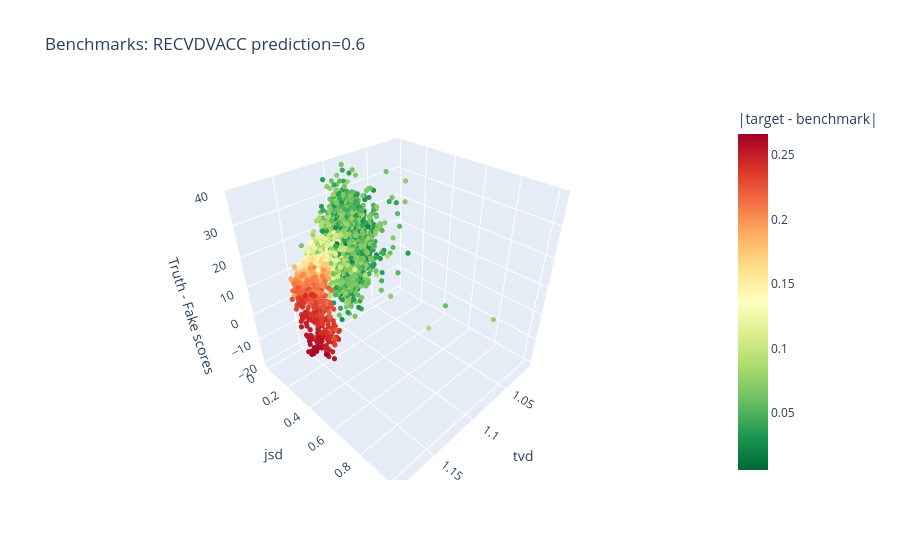

Source (notebook cell):
### Code cell
%autoreload 2
#interactable heatmap by diagnostic variables
from analysis import diagnostic_heatmap, load_autotune_dir

diagnostic_heatmap(runs_dir = './hyperparam_tuning/autotune_history/autoTuneDir_HHP_Phase4Only/' +
                        '/2026-04-24_01-00-01_pulse_week29_cleaned/runs/', 
                           target_var_names=['RECVDVACC prediction'], 
                           diag_var_names=['tvd','jsd','Truth - Fake scores'], 
                           target_values=[0.6],
                           interactable=True,
                           filter_by=[''])

### Figure 1 — Plotly figure (JSON) as saved in the notebook; plotly's stock layout.template omitted (floating-point values rounded to 4 significant figures; data arrays with more than 128 entries replaced by an {"elided": "..."} marker saying what was removed)
{"data": [{"marker": {"color": {"elided": "9000 float values"}, "colorbar": {"title": {"text": "|target - benchmark|"}}, "colorscale": [[0, "rgb(0,104,55)"], [0.1, "rgb(26,152,80)"], [0.2, "rgb(102,189,99)"], [0.3, "rgb(166,217,106)"], [0.4, "rgb(217,239,139)"], [0.5, "rgb(255,255,191)"], [0.6, "rgb(254,224,139)"], [0.7, "rgb(253,174,97)"], [0.8, "rgb(244,109,67)"], [0.9, "rgb(215,48,39)"], [1, "rgb(165,0,38)"]], "showscale": true, "size": 3}, "mode": "markers", "type": "scatter3d", "x": {"elided": "9000 float values"}, "y": {"elided": "9000 float values"}, "z": {"elided": "9000 float values"}}], "layout": {"scene": {"xaxis": {"title": {"text": "tvd"}}, "yaxis": {"title": {"text": "jsd"}}, "zaxis": {"title": {"text": "Truth - Fake scores"}}}, "title": {"text": "Benchmarks: RECVDVACC prediction=0.6"}}}
